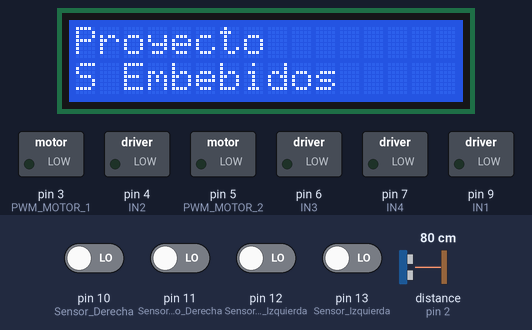
Recording of a sketch running on a simulated Arduino Uno, built with avr-gcc and run on an emulated ATmega328P. Parts: 16×2 character LCD, switched loads named in the sketch (green lamp = pin HIGH). Wiring (inferred from the names in the program): ultrasonic range finder: trigger pin 8; echo pin 2. Inputs (shaded band) come from the test bench; at power-on: pin 10 (Sensor_Derecha), pin 11 (Sensor_Centro_Derecha), pin 12 (Sensor_Centro_Izquierda), pin 13 (Sensor_Izquierda) LOW, distance to the obstacle (sensor on pin 2) 80 cm. The echo pulse lasts 58.3 µs per cm; pins used as bus, display or sensor lines are not drawn; what the sketch prints to the serial monitor is not drawn.

Above: at 0.1 s.
1.5 s: distance to the obstacle (sensor on pin 2) set to 18 cm
3.0 s: distance to the obstacle (sensor on pin 2) set to 15 cm
At 3.26 s:
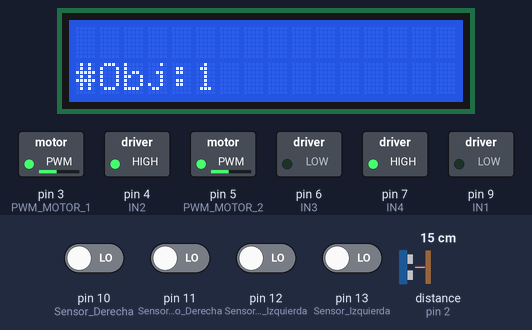
5.5 s: distance to the obstacle (sensor on pin 2) set to 35 cm
At 8.2 s:
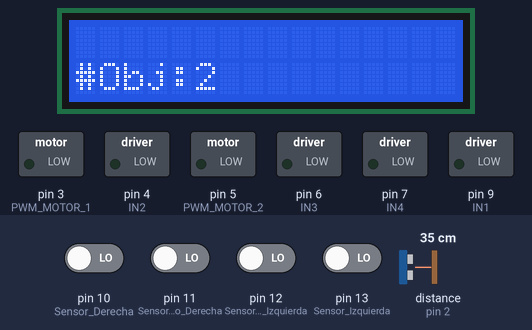
8.5 s: pin 11 (Sensor_Centro_Derecha) driven HIGH
At 9.6 s:
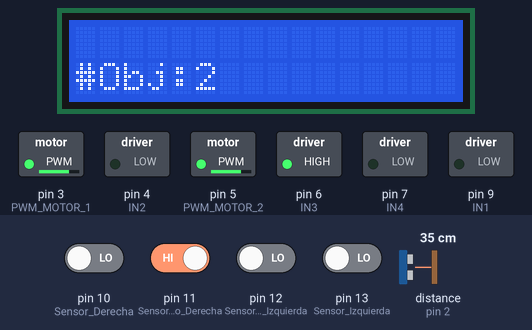
10.0 s: pin 12 (Sensor_Centro_Izquierda) driven HIGH
At 11.1 s:
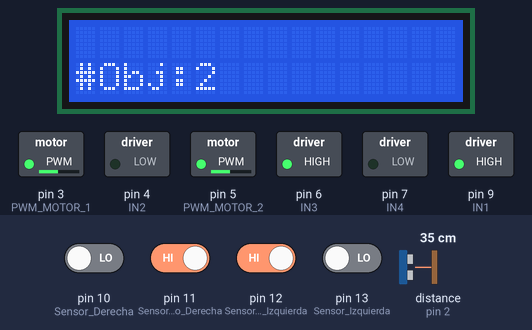
11.9 s: pin 11 (Sensor_Centro_Derecha) driven LOW
At 12.4 s:
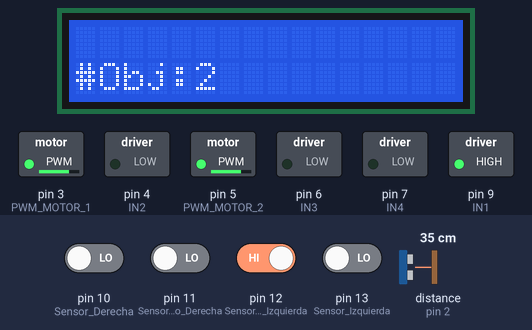
Timing chart, 0 to 14.5 s (numbered marks = the images above; inputs shaded):
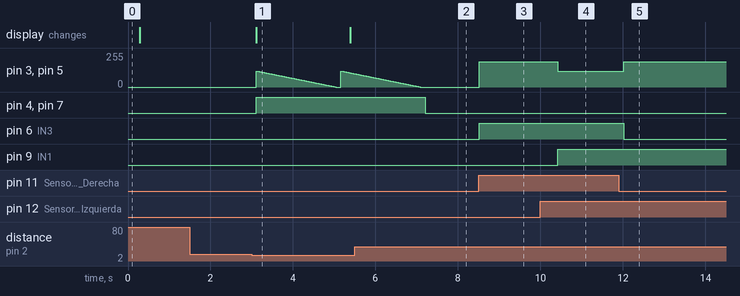

Measured:
- the behaviour switches between 17 and 16 cm on distance to the obstacle (sensor on pin 2) (found by bisection; images 0 and 1)
- after the input at 1.5 s, every drawn part: stays the same
- after the input at 3.0 s, pin 3 (PWM_MOTOR_1), pin 5 (PWM_MOTOR_2): ramps from 120/255 to 0/255 and jumps back, once every 2.0 s; pin 4 (IN2), pin 7 (IN4): LOW → HIGH after 0.11 s; the display: changes after 0.11 s (image 1)
- after the input at 5.5 s, pin 3 (PWM_MOTOR_1), pin 5 (PWM_MOTOR_2): goes on until 7.1 s, then stays 0/255; pin 4 (IN2), pin 7 (IN4): HIGH → LOW after 1.7 s
- after the input at 8.5 s, pin 3 (PWM_MOTOR_1), pin 5 (PWM_MOTOR_2): 0/255 → 191/255 at once; pin 6 (IN3): LOW → HIGH at once
- after the input at 10.0 s, pin 3 (PWM_MOTOR_1), pin 5 (PWM_MOTOR_2): 191/255 → 120/255 after 0.41 s; pin 9 (IN1): LOW → HIGH after 0.41 s
- after the input at 11.9 s, pin 3 (PWM_MOTOR_1), pin 5 (PWM_MOTOR_2): 120/255 → 191/255 after 0.12 s; pin 6 (IN3): HIGH → LOW after 0.12 s

The sketch:

Prueba_2.ino
```cpp
#include <LiquidCrystal_I2C.h>
#include <Wire.h>

//Crear el objeto lcd  dirección  0x3F y 16 columnas x 2 filas
LiquidCrystal_I2C lcd(0x20,16,2);  //
void SEGUIDOR();
int cont=0;
volatile long time,time2;
volatile bool State = false;
long distance;
bool s1,s2,s3,s4;//Variables de los sensores
unsigned long start_time2;
float peso;
void setup() {
  pinMode(9,OUTPUT);//IN1
  pinMode(3,OUTPUT);//PWM MOTOR 1
  pinMode(4,OUTPUT);//IN2
  pinMode(5,OUTPUT);//PWM MOTOR 2
  pinMode(6,OUTPUT);//IN3
  pinMode(7,OUTPUT);//IN4
  pinMode(2, INPUT);//ECHO-INTERRUPCIÓN
  pinMode(8, OUTPUT);//TRIG
  pinMode(10,INPUT);//Sensor Derecha
  pinMode(11,INPUT);//Sensor Centro Derecha
  pinMode(12,INPUT);//Sensor Centro Izquierda
  pinMode(13,INPUT);//Sensor Izquierda
  Serial.begin(9600);
  attachInterrupt(digitalPinToInterrupt(2), echoISR, CHANGE);
  lcd.init();// Inicializar el LCD
  lcd.backlight();//Encender la luz de fondo.
  lcd.setCursor(0,0);
  lcd.print("Proyecto ");// Escribimos el Mensaje en el LCD.
  lcd.setCursor(0,1);
  lcd.print("S Embebidos");
  delay(200);
  lcd.clear();
}

void loop() {
  if (State) {

    distance = time / 58.2; // Convertir a distancia en cm
    //Envio de información al monitor serie de la distancia
    Serial.print("Distancia: ");
    Serial.print(distance);
    Serial.println("cm");
    if (distance<=15) { // Distancia limite para evasión de obstáculos
      cont++;
      lcd.setCursor(0, 1);
      lcd.print("#Obj:");
      lcd.print(cont);
      SPEED_MOTOR();//Función para reducir la velocidad del motor.
      if(distance<=8)
      {
      delay(2000);//Pausa para ajuste de giro a 90º
      MOTOR1(191,0,0);
      MOTOR2(191,1,0);
      delay(700);//Pausa para ir adelante
      MOTOR1(226,0,1);
      MOTOR2(226,0,1);
      delay(700);
      MOTOR1(191,0,1);
      MOTOR2(191,0,0);
      }

  	Serial.println(peso);
    }
    else {
      s1=digitalRead(10);//Derecha
	  s2=digitalRead(11);//Centro Derecha
	  s3=digitalRead(12);//Centro Izquierda
	  s4=digitalRead(13);//Izquierda
      //Impresión de Estados de los Sensores
		Serial.println(s1);
		Serial.println(s2);
		Serial.println(s3);
		Serial.println(s4);
		Serial.println("____");
        SEGUIDOR(s1,s2,s3,s4);//Función que controla los motores con los estados.      peso=SENSOR_MF01();//Calculo de peso con la ecuación m=f/a y a=9.8 m/s^2

    }
    State = false;
  }

  triggerMeasurement();
  delay(100); // Esperar un poco antes de la siguiente medición
}
//Genera el pulso que desencadena la medida del sensor.
void triggerMeasurement() {
  digitalWrite(8, LOW);
  delayMicroseconds(2);
  digitalWrite(8, HIGH);
  delayMicroseconds(10);
  digitalWrite(8, LOW);
}
/*La función de la interrupción que calcula el tiempo que dura el
pulso de la onda en ir y volver al obstaculo*/
void echoISR() {
  static unsigned long startTime;
  if (digitalRead(2) == HIGH) {//Cuando el pin ECHO es HIGH calcula tiempo
    startTime = micros();
  } else {
    time = micros() - startTime;
    State = true;
  }
}
//Funciones de Control de Motores
//Los parametros son los terminales del motor y la velocidad
void MOTOR1 (int PWM,bool IN1,bool IN2)
{
digitalWrite(9,IN1);
digitalWrite(4,IN2);
analogWrite(3,PWM);
}

void MOTOR2 (int PWM,bool IN3,bool IN4)
{
digitalWrite(6,IN3);
digitalWrite(7,IN4);
analogWrite(5,PWM);
}
//Función de reducción de velocidad de motores 1 y 2
void SPEED_MOTOR()
{
 int s;
 for (s=120;s>=0;s--)
 {
 MOTOR1(s,0,1);
 MOTOR2(s,0,1);
 delay(16);
 }
}

/*Función de control de seguidor de linea negra con 4 sensores*/
void SEGUIDOR(bool st1,bool st2,bool st3,bool st4)
{

if((st1==0)&&(st2==1)&&(st3==1)&&(st4==0))//Los sensores del medio detectan el color negro.
{
 delay(400);
 //Robot en Linea Recta
 MOTOR1(120,1,0);
 MOTOR2(120,1,0);
}
    else
    {
     	if((st1==0)&&(st2==1)&&(st3==0)&&(st4==0))//Curva a la derecha-Sensor Central Derecho Detecta Unicamente
        {
         //Corrección de Giro a la Derecha
         MOTOR1(191,0,0);
      	 MOTOR2(191,1,0);
         delay(400);
        }
      	else
        {
       		if((st1==0)&&(st2==0)&&(st3==1)&&(st4==0))//Curva a la izquierda-Sensor Central Izquierdo Detecta Unicamente
            {
            //Corrección de Giro a la Izquierdo
        	 MOTOR1(191,1,0);
      	 	 MOTOR2(191,0,0);
             delay(400);
            }
          	else
            {
           		if((st1==1)&&(st2==1)&&(st3==1)&&(st4==1))//Todos los sensores detectan el color negro.
            	{

        	 	MOTOR1(0,0,0);
      	 	 	MOTOR2(0,0,0);
                }
              	else
                {
                MOTOR1(0,0,0);//Variaciones errones que detectan los sensores.
      	 	 	MOTOR2(0,0,0);
                }
            }
         }
      }
}

//Espacio para el sensor de fuerza.
```
